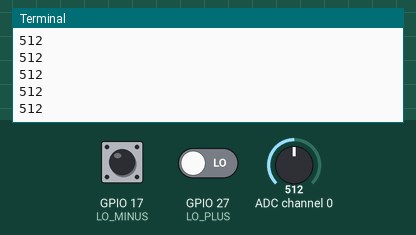
Recording of a program running on a simulated Raspberry Pi (BCM pin numbers). Shown: the last lines printed to the terminal. The test bench sets the inputs (shaded band); at power-on: ADC channel 0 = 512, GPIO 17 (LO_MINUS) LOW, GPIO 27 (LO_PLUS) LOW (analog values on the 0–1023 scale).

Above: at 1.2 s.
1.3 s: ADC channel 0 set to 716
At 2.3 s:
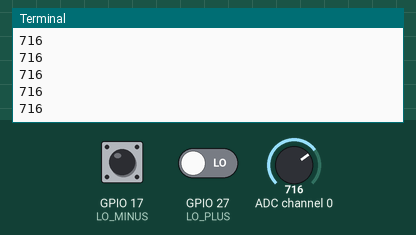
2.8 s: GPIO 17 (LO_MINUS) pulled HIGH for 0.15 s
4.4 s: ADC channel 0 set to 900
At 5.2 s:
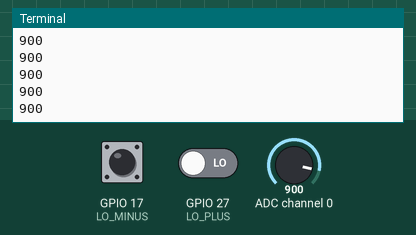
Timing chart, 0 to 7.4 s (numbered marks = the images above; inputs shaded):
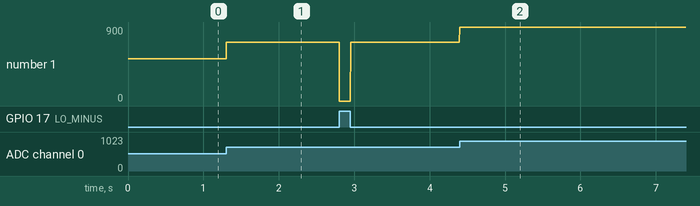

The program:

example.py
```python
# Uses an MCP3008 over SPI to read the AD8232 ECG output on a Raspberry Pi, checks LO+ and LO- GPIOs for leads-off, and prints samples at ~200 Hz.
#
# Buy this module: https://shillehtek.com/products/ad8232-ecg-module-heart-rate-sensor-kit
# Full manual: https://shillehtek.com/blogs/shillehtek-product-manuals/ad8232-ecg-module-heart-rate-ecg-monitoring-sensor-kit-manual
# More examples: https://github.com/shillehbean/shillehtek-examples
#

#!/usr/bin/env python3
# AD8232 ECG Module - Raspberry Pi Example (via MCP3008 ADC)
# Install: pip3 install spidev gpiozero
# AD8232 OUTPUT -> MCP3008 CH0
# LO+ -> GPIO 27, LO- -> GPIO 17

import spidev
import time
from gpiozero import DigitalInputDevice

LO_PLUS  = DigitalInputDevice(27)
LO_MINUS = DigitalInputDevice(17)

spi = spidev.SpiDev()
spi.open(0, 0)
spi.max_speed_hz = 1_350_000

def read_adc(channel):
    # MCP3008 single-ended read
    r = spi.xfer2([1, (8 + channel) << 4, 0])
    return ((r[1] & 3) << 8) | r[2]

print("AD8232 ECG Demo (Ctrl+C to stop)")

try:
    while True:
        if LO_PLUS.value or LO_MINUS.value:
            print(0)              # leads off
        else:
            ecg = read_adc(0)     # 0 - 1023
            print(ecg)
        time.sleep(0.005)         # ~200 Hz
except KeyboardInterrupt:
    print("\nStopped by user")
finally:
    spi.close()
```

Measured:
- after the input at 1.3 s, the terminal: prints a new line at once (image 1)
- after the input at 4.4 s, the terminal: prints a new line at once (image 2)
- plotted number 1: 512 → 716 after the input at 1.3 s, 716 → 900 after the input at 4.4 s
